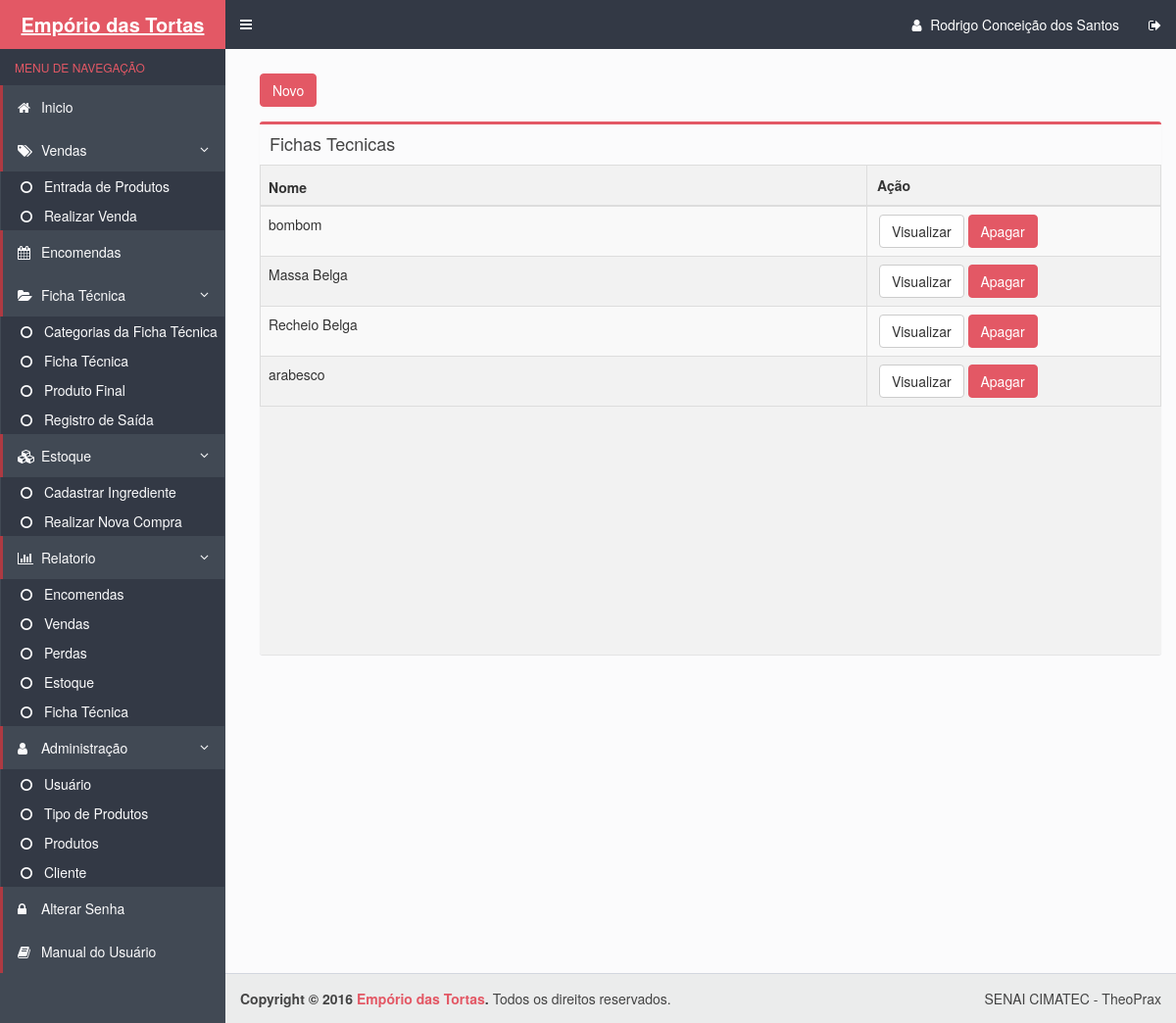
Before: /ficha_tecnica.php (signed in) with the older database file.
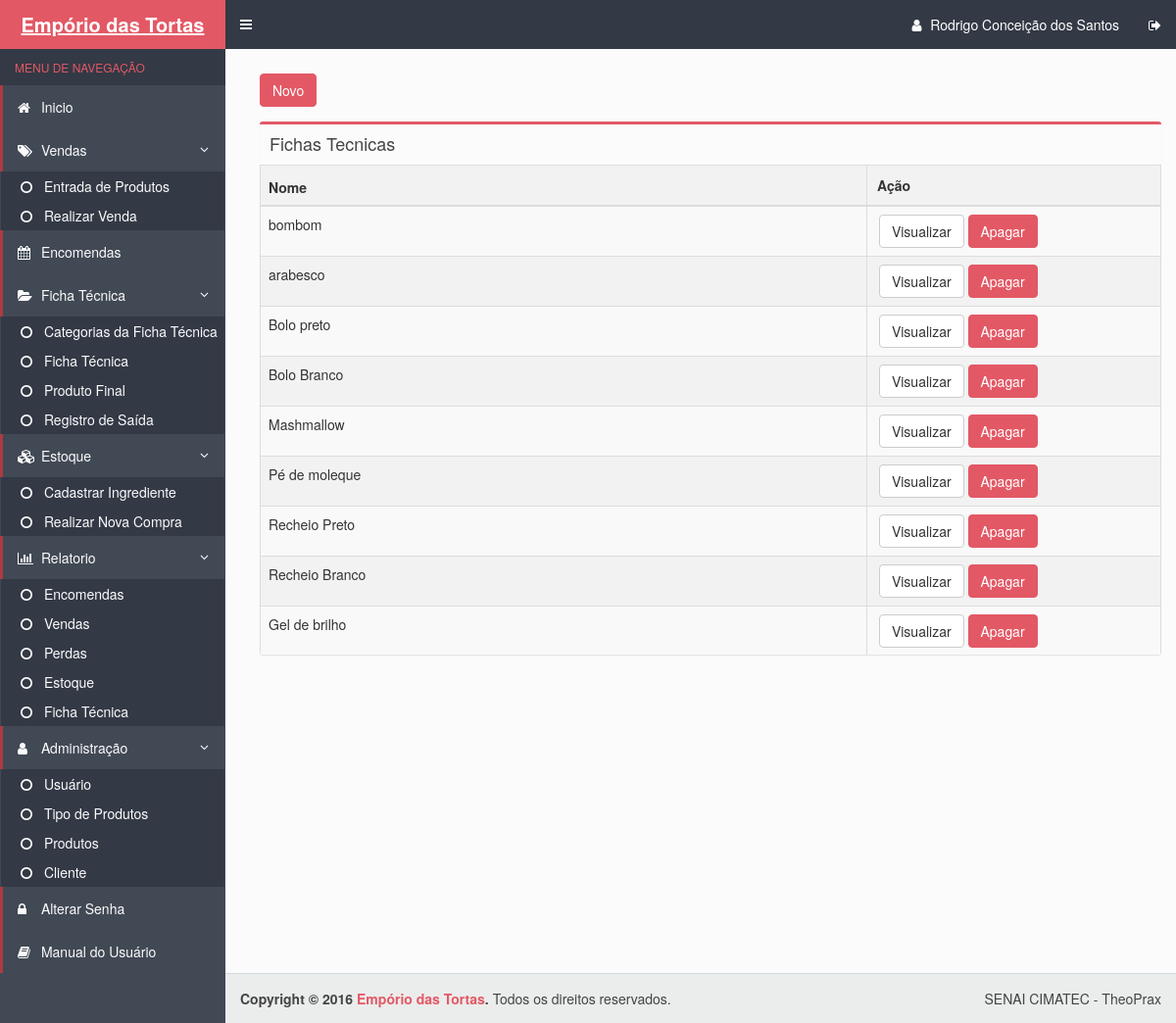
After: the same page with the newer database file.
### tables this page shows
CREATE TABLE IF NOT EXISTS `fichastecnicas` (
  `cod_fichaTecnica` int(11) NOT NULL AUTO_INCREMENT,
  `categoriafichatecnica_codigo` int(11) NOT NULL,
  `nome` varchar(100) NOT NULL,
  `Tamanho` varchar(1) DEFAULT NULL,
  `valortotal` decimal(10,2) NOT NULL,
  PRIMARY KEY (`cod_fichaTecnica`),
  KEY `categoriafichatecnica_codigo` (`categoriafichatecnica_codigo`)
);

### ficha_tecnica.php (the view, shortened to what this page needs)
<!DOCTYPE html>
<html>
  <head>
    <link rel="stylesheet" href="bootstrap/css/bootstrap.min.css">
    <link rel="stylesheet" href="bootstrap/css/bootstrap.css">
    <link rel="stylesheet" href="https://maxcdn.bootstrapcdn.com/font-awesome/4.4.0/css/font-awesome.min.css">
    <link rel="stylesheet" href="https://code.ionicframework.com/ionicons/2.0.1/css/ionicons.min.css">
    <link rel="stylesheet" href="dist/css/AdminLTE.css">
    <link rel="stylesheet" href="dist/css/skins/skin-blue.css">
  </head>
  <body class="hold-transition skin-blue sidebar-mini">
    <div class="wrapper">
      <?php include_once("includes/header.php") ?>
      <?php include_once("includes/menu.php") ?>
      <div class="content-wrapper">
        <section class="content">
        <div class="row">
            <div class="col-xs-12">
         <a class="btn btn-danger" href="forms/cadastrar_ficha_tecnica.php">Novo</a>
          <section class="content-header">
          </section>
              <div class="box">
                <div class="box-header">
                      <h3 class="box-title">Fichas Tecnicas</h3>
                </div>
                <div class="box-body table-responsive no-padding" id="scroll">
                  <table id="example" class="table table-striped table-bordered" cellspacing="0" width="100%">
         <thead>
      <tr>
                  <th class="views-field views-field-id">
            Nome          </th>
                  <th class="views-field views-field-field-nome" id='celula2'>
            Ação         </th>
    </thead>
    <tbody>
         <?php
             $pdo = Database::connect();
             $sql = "SELECT * from fichastecnicas"
             ;
              foreach ($pdo->query($sql) as $row) {
                  echo '<tr>';
                  echo '<td>'. $row['nome'] . '</td>';
                  echo '<td width=180>';
                  echo '<a class="btn btn-default" href="DAO/visualizar_fichatecnica.php?id='.$row['cod_fichaTecnica'].'">Visualizar</a>';
                  echo '<a class="btn btn-danger" href="DAO/Excluir_fichatecnica.php?id='.$row['cod_fichaTecnica'].'">Apagar</a>';
                  echo '</td>';
                  echo '</tr>';
             }
            ?>
      </tbody>
</table>
                </div>
              </div>
            </div>
          </div>
        </section>
      </div>
      <?php include_once("includes/footer.php") ?>
    <link rel="stylesheet" type="text/css" href="css/bootstrap.css">
    <link rel="stylesheet" type="text/css" href="css/dataTables.bootstrap.min.css">
  </body>
</html>

Changed rows visible on the page:
removed fichastecnicas: nome "Massa Belga"
removed fichastecnicas: nome "Recheio Belga"
added fichastecnicas: nome "Bolo preto"
added fichastecnicas: nome "Bolo Branco"
added fichastecnicas: nome "Mashmallow"
added fichastecnicas: nome "Pé de moleque"
added fichastecnicas: nome "Recheio Preto"
added fichastecnicas: nome "Recheio Branco"
added fichastecnicas: nome "Gel de brilho"
